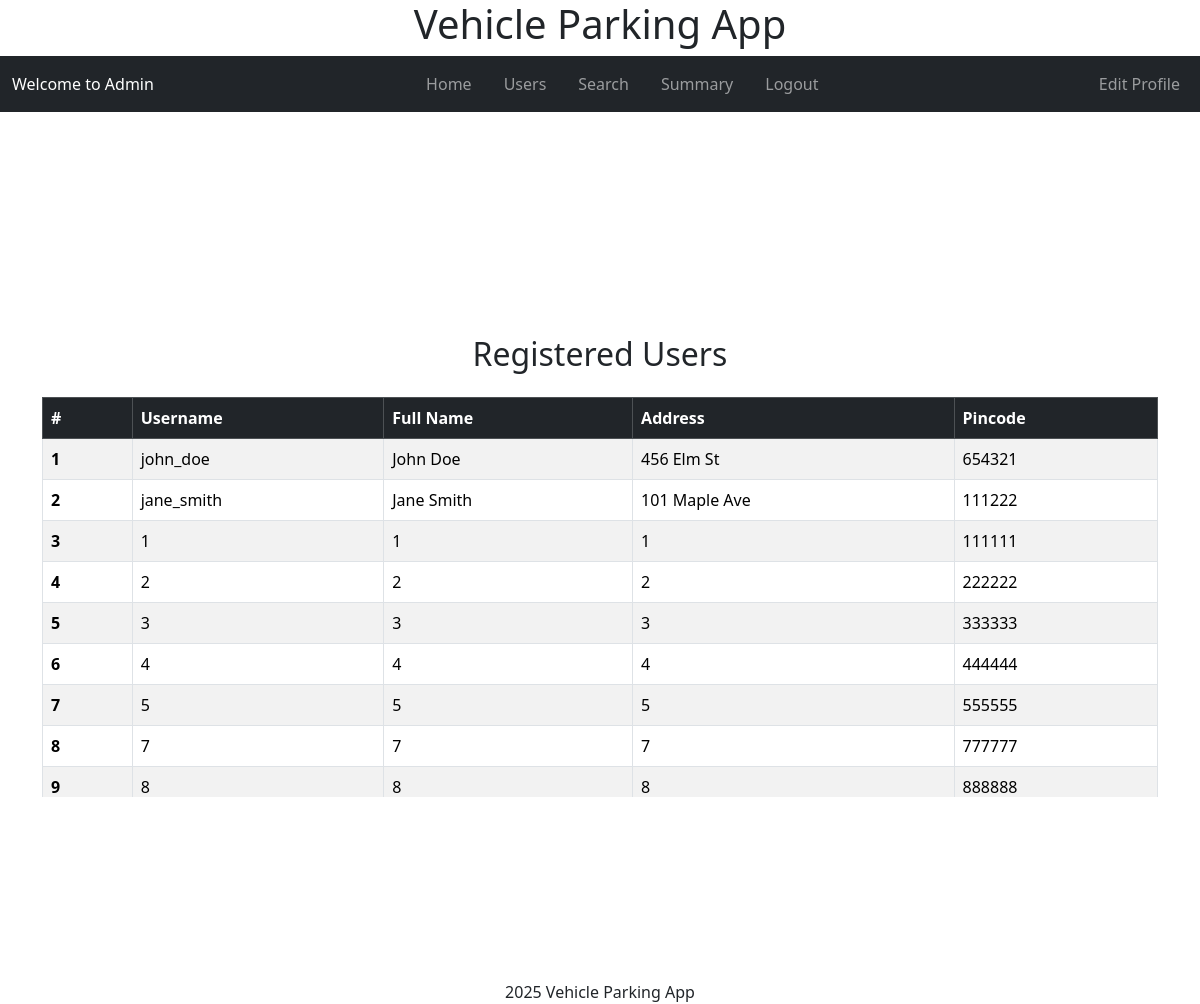
Before: /admin/users (signed in) with the older database file.
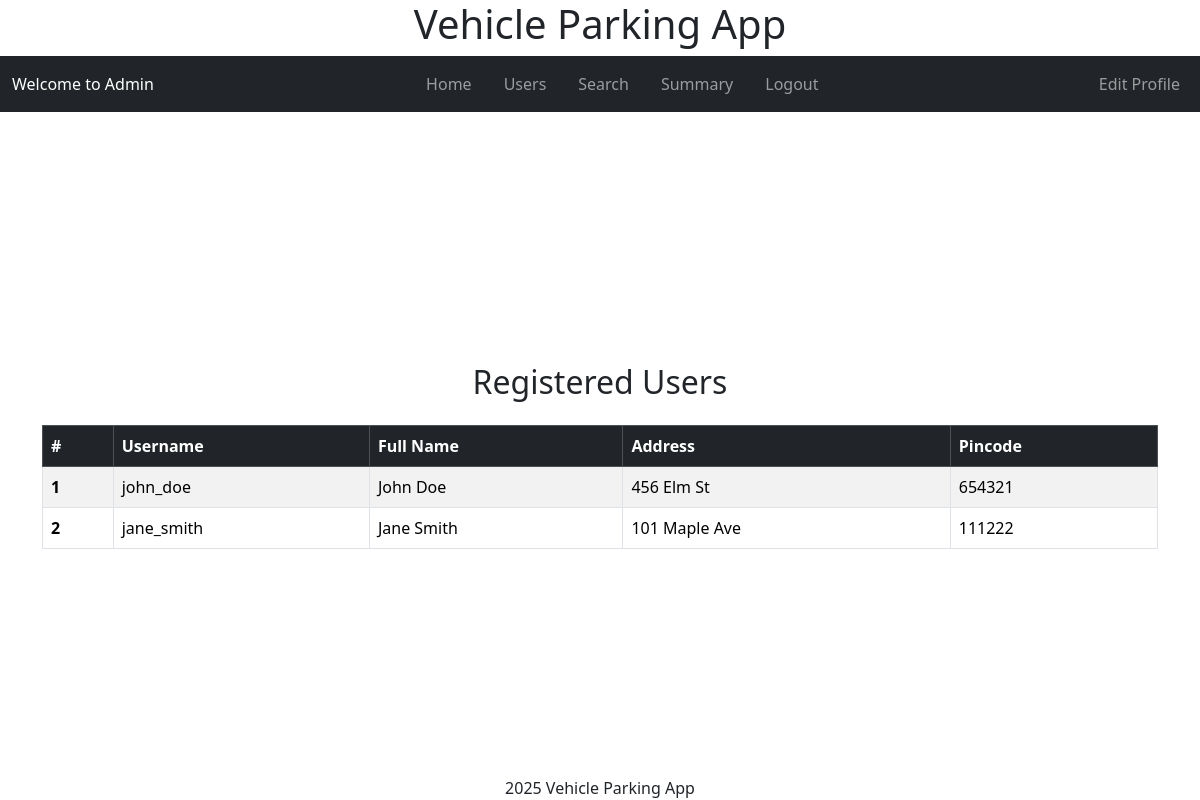
After: the same page with the newer database file.
### models/models.py (models this page shows, shortened)
class User(db.Model, UserMixin):
    id = db.Column(db.Integer, primary_key=True)
    username = db.Column(db.String(80), unique=True, nullable=False)
    fullname = db.Column(db.String(255), nullable=False)
    address = db.Column(db.Text, nullable=False)
    pincode = db.Column(db.String(10), nullable=False)
    is_admin = db.Column(db.Boolean, default=False, nullable=False)
    parking_tickets = db.relationship('Ticket', backref='user', lazy=True)
    password_hash = db.Column(db.String(128), nullable=False)

### controllers/admin_controllers.py (the view)
@app.route("/admin/users")
@admin_required
def users():
    users = User.query.filter_by(is_admin=False).all()
    return render_template('admin/users.html', users=users)

### app.py (called while the page is built)
def create_app():
    app = Flask(__name__)
    app.config.from_object(LocalDevelopmentConfig)
    db.init_app(app)
    login_manager = LoginManager()
    login_manager.init_app(app)
    from models.models import User
    @login_manager.user_loader
    def load_user(user_id):
        return User.query.get(int(user_id))
    app.app_context().push()
    return app

### controllers/admin_controllers.py (called while the page is built)
def admin_required(f):
    @wraps(f)
    def decorated_function(*args, **kwargs):
        if not current_user.is_authenticated:
            flash('Please login to access this page.', 'warning')
            return redirect(url_for('login'))
        if not current_user.is_admin:
            flash('This page is only accessible to administrators.', 'warning')
            return redirect(url_for('user_dashboard'))
        return f(*args, **kwargs)
    return decorated_function

### templates/admin/users.html (shortened to what this page needs)
{% extends "layout.html" %}
{% block header %}
    {% include "admin/navbar.html" with context %}
{% endblock header %}
{% block content %}
<div class="container mt-4">
    <h2 class="mb-4 text-center">Registered Users</h2>
    <div class="table-responsive" style="max-height: 400px; overflow-y: auto;">
        <table class="table table-bordered table-striped align-middle">
            <thead class="table-dark">
                <tr>
                    <th scope="col">#</th>
                    <th scope="col">Username</th>
                    <th scope="col">Full Name</th>
                    <th scope="col">Address</th>
                    <th scope="col">Pincode</th>
                </tr>
            </thead>
            <tbody>
                {% for user in users %}
                <tr>
                    <th scope="row">{{ loop.index }}</th>
                    <td>{{ user.username }}</td>
                    <td>{{ user.fullname }}</td>
                    <td>{{ user.address }}</td>
                    <td>{{ user.pincode }}</td>
                </tr>
                {% else %}
                <tr>
                    <td colspan="6" class="text-center">No users found.</td>
                </tr>
                {% endfor %}
            </tbody>
        </table>
    </div>
</div>
{% endblock %}

### templates/layout.html (shortened to what this page needs)
<!DOCTYPE html>
<html lang="en">
<head>
    <link rel="stylesheet" href="{{ url_for('static', filename='styles.css') }}">
</head>
<body>
    <link href="https://cdn.jsdelivr.net/npm/bootstrap@5.3.2/dist/css/bootstrap.min.css" rel="stylesheet">
    <header>
        <h1>Vehicle Parking App</h1>
        {% block header %}{% endblock header %}
    </header>
    <main>
        {% block content %}{% endblock content %}
    </main>
    <footer>
        {% block footer %} 2025 Vehicle Parking App{% endblock footer %}
    </footer>
</body>
</html>

### templates/admin/navbar.html
<nav class="navbar navbar-expand-lg navbar-dark bg-dark">
    <div class="container-fluid">
        <span class="navbar-text text-white mr-3">
            Welcome to Admin
        </span>
        <div class="mx-auto order-0">
            <ul class="navbar-nav flex-row">
                <li class="nav-item px-2">
                    <a class="nav-link" href="{{ url_for('admin_dashboard') }}">Home</a>
                </li>
                <li class="nav-item px-2">
                    <a class="nav-link" href="{{ url_for('users') }}">Users</a>
                </li>
                <li class="nav-item px-2">
                    <a class="nav-link" href="{{ url_for('admin_search') }}">Search</a>
                </li>
                <li class="nav-item px-2">
                    <a class="nav-link" href="{{ url_for('admin_summary') }}">Summary</a>
                </li>
                <li class="nav-item px-2">
                    <a class="nav-link" href="{{ url_for('logout') }}">Logout</a>
                </li>
            </ul>
        </div>
        <ul class="navbar-nav ml-auto">
            <li class="nav-item">
                <a class="nav-link" href="{{ url_for('edit_profile') }}">Edit Profile</a>
            </li>
        </ul>
    </div>
</nav>

### static/styles.css (style rules this page uses)
html, body { height: 100%; width: 100vw; margin: 0; padding: 0; overflow: hidden; }
body { min-height: 100vh; min-width: 100vw; box-sizing: border-box; display: flex; flex-direction: column; }
header, footer { flex-shrink: 0; width: 100vw; text-align: center; }
main { flex: 1 0 auto; display: flex; align-items: center; justify-content: center; width: 100vw; overflow: hidden; }

Changed rows visible on the page:
removed User: username "1", fullname "1", address "1", pincode "111111"
removed User: username "2", fullname "2", address "2", pincode "222222"
removed User: username "3", fullname "3", address "3", pincode "333333"
removed User: username "4", fullname "4", address "4", pincode "444444"
removed User: username "5", fullname "5", address "5", pincode "555555"
removed User: username "7", fullname "7", address "7", pincode "777777"
removed User: username "8", fullname "8", address "8", pincode "888888"
